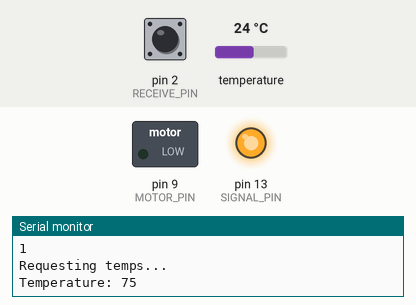
Recording of a sketch running on a simulated Arduino Uno, built with avr-gcc and run on an emulated ATmega328P. Parts: switched loads named in the sketch (green lamp = pin HIGH), output pins drawn as LEDs (lit = HIGH), the last lines printed to the serial monitor. Inputs (shaded band) come from the test bench; at power-on: pin 2 (RECEIVE_PIN) HIGH, temperature 24 °C.

Above: at 13.8 s.
13.9 s: pin 2 (RECEIVE_PIN) pulled LOW for 0.65 s
At 14.8 s:
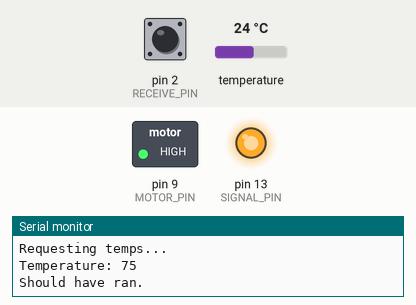
16.4 s: temperature set to 22.6 °C
20.0 s: temperature set to 28 °C
Timing chart, 0 to 23.0 s (numbered marks = the images above; inputs shaded):
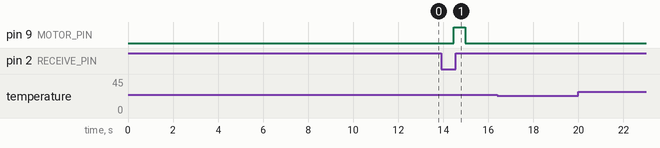

Measured:
- after the input at 13.9 s, pin 9 (MOTOR_PIN): LOW → HIGH after 0.57 s, → LOW 0.50 s later

The sketch:

nano_4_temp.ino
```cpp
/*
   WSHS Science Olympiad
   @author Justin Du & Nilai Vemula
*/

/********************************************************************/
// First we include the libraries
#include <OneWire.h>
#include <DallasTemperature.h>
/********************************************************************/
// Data wire is plugged into pin 2 on the Arduino
#define ONE_WIRE_BUS 4
/********************************************************************/
// Setup a oneWire instance to communicate with any OneWire devices
// (not just Maxim/Dallas temperature ICs)
OneWire oneWire(ONE_WIRE_BUS);
/********************************************************************/
// Pass our oneWire reference to Dallas Temperature.
DallasTemperature sensors(&oneWire);
/********************************************************************/

// Declare ambientTemp
float AMBIENT_TEMP;

// Motor
// Transistor opens and closes the circuit
// Default is 0
int MOTOR_PIN = 9;

int RECEIVE_PIN = 2;

int TEMP_DIFFERENTIAL = 2;

int SIGNAL_PIN = 13;

// Pump Stuff
int PUMP_SPEED = 255;
int PUMP_RUN_TIME = 1000;

boolean TRIGGERED = false;

void setup() {
  // Setting up the transistor/motor
  pinMode(MOTOR_PIN, OUTPUT);
  pinMode(SIGNAL_PIN, OUTPUT);
  pinMode(RECEIVE_PIN, INPUT_PULLUP);
  digitalWrite(MOTOR_PIN, LOW);
  digitalWrite(SIGNAL_PIN, HIGH);

  // Serial monitor Crt+Alt+M
  Serial.begin(9600);

  Serial.println("Dallas Temperature Test!");

  // Begin getting data
  sensors.begin();

  // Get the average temp, varies based on environment
  AMBIENT_TEMP = getAverage();
  Serial.print("Ambient Temperature:          ");
  Serial.println(AMBIENT_TEMP);
  Serial.print("Peltier State:                ");
  Serial.println(digitalRead(MOTOR_PIN));
}

int temperature;
void loop() {
  // Motor 0 if nothing
  Serial.println("RECEIVE PIN");
  Serial.println(digitalRead(RECEIVE_PIN));
  digitalWrite(MOTOR_PIN, 0);
  digitalWrite(SIGNAL_PIN, HIGH);
  Serial.println("Requesting temps...");
  sensors.requestTemperatures();
  temperature = toFahrenheit(sensors.getTempCByIndex(0));
  Serial.print("Temperature: "); Serial.println(temperature);
  delay(1000);
  // Currently set to 3 degrees F below ambient, subject to change
  // Make sure IR triggers us
  if ( !digitalRead(RECEIVE_PIN) && !TRIGGERED ) {
    Serial.println("Should have ran.");
    // Analog so we can get PWM control
    analogWrite(MOTOR_PIN, PUMP_SPEED);
    // Delay .5 s
    delay(500);
    // Make sure we stop the motor
    digitalWrite(MOTOR_PIN, PUMP_RUN_TIME);
    TRIGGERED = true;
  }
  if ( temperature < ( AMBIENT_TEMP - TEMP_DIFFERENTIAL ) && TRIGGERED ) {
    Serial.println("SENT SIGNAL");
    digitalWrite(SIGNAL_PIN, LOW);
  }
}

float toFahrenheit(float tempInCelcius) {
  return tempInCelcius * 1.8 + 32;
}

// Get average temp in .5s intervals
// Uses 10 data points
float getAverage() {
  int i;
  float sum = 0;
  float temps[] = {0, 0, 0, 0, 0, 0, 0, 0, 0, 0};
  for (i = 0; i < 10; i = i + 1) {
    sensors.requestTemperatures();
    temps[i] = toFahrenheit(sensors.getTempCByIndex(0));
    sum = sum + temps[i];
    Serial.println(sum);
    Serial.println(temps[i]);
    delay(500);
  }
  return sum / 10.0;
}
```
